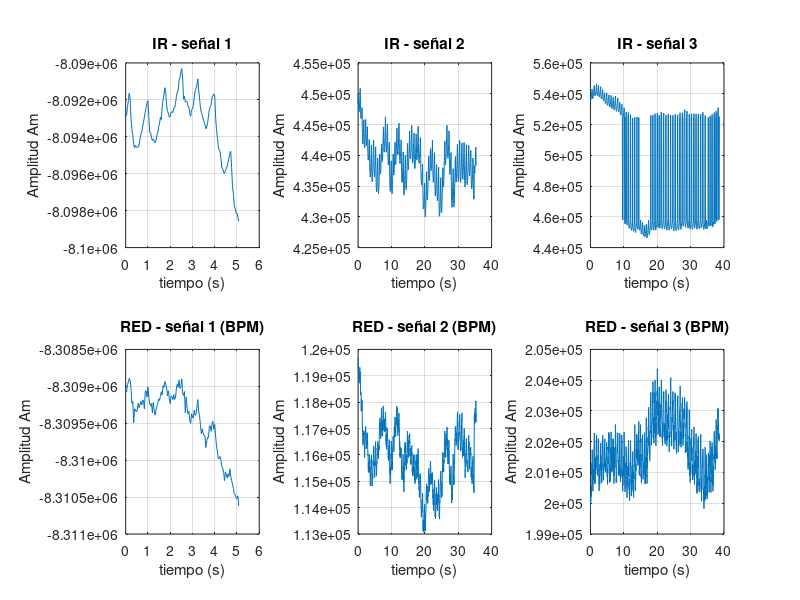
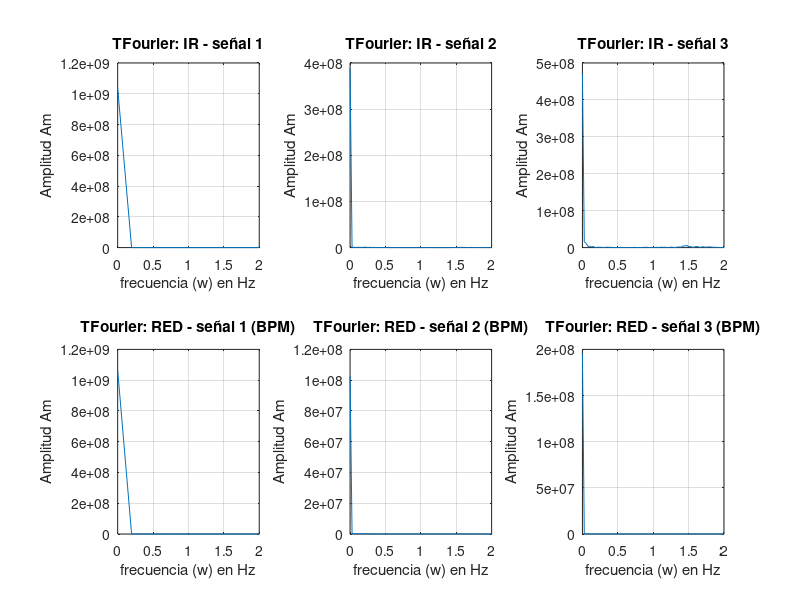

Here is the MATLAB script that generated these plots, in order:
%%%%%%%%%%%%%%% P5 de DSP's: "GEN... %%%%%%%%%%%%%%%%
%                                DE UNA ..."                   %
% Implementar un sistema ,
% sobre una señal.
%%%%%%%%%%%%%%%%%%%%%%%%%%%%%%%%%%%%%%%%%%%%%%%%%%%%%%%%%%%%%%%%%%%%%%%%%%%

clear all;
close all;

%%%%%%%%%%%%%%%%%%%%%%%%%%%%%%%%  DEFINES  %%%%%%%%%%%%%%%%%%%%%%%%%%%%%%%%

%%%%%%%%%%%%%%%%%%%%%%%%%%%%%%%%%%%%%%%%%%%%%%%%%%%%%%%%%%%%%%%%%%%%%%%%%%%



%%%%%%%%%%%%% Lectura de los  3 archivos .mat proporcionados %%%%%%%%%%%%%%  
%%%%%%%%%%%%%%    con sus 3 variables: fs,  x_ir  y  x_red  %%%%%%%%%%%%%%%
Struct_oxi1 = load('oxi1.mat');
Struct_oxi2 = load('oxi2.mat');
Struct_oxi3 = load('oxi3.mat');

Fs = Struct_oxi1.fs;
fprintf('Valor de frecuencia de muestreo: ');	disp(Fs);

sizeOxi1 = length(Struct_oxi1.x_ir);      % Es igual a: x_red
sizeOxi2 = length(Struct_oxi2.x_ir);      % Es igual a: x_red
sizeOxi3 = length(Struct_oxi3.x_ir);      % Es igual a: x_red

fprintf('Tamaño del arreglo Oxi1:  ');      disp(sizeOxi1);
fprintf('Tamaño del arreglo Oxi2:  ');      disp(sizeOxi2);
fprintf('Tamaño del arreglo Oxi3:  ');      disp(sizeOxi3);

step = 1/Fs;          % Paso de tiempo de 1/25Hz = 40ms
t1 = 0:step:(step*(sizeOxi1-1)); % Duración de n muestras en segundos: Oxi1
t2 = 0:step:(step*(sizeOxi2-1)); % Duración de n muestras en segundos: Oxi2
t3 = 0:step:(step*(sizeOxi3-1)); % Duración de n muestras en segundos: Oxi3
%%%%%%%%%%%%%%%%%%%%%%%%%%%%%%%%%%%%%%%%%%%%%%%%%%%%%%%%%%%%%%%%%%%%%%%%%%%



%%%%%%%%%%%%%%%%%%%%%%%% TRANSFORMADAS DE FOURIER %%%%%%%%%%%%%%%%%%%%%%%%%
nfft1 = sizeOxi1;         % el numero de puntos de la fft
step1_W = Fs/(nfft1-1); % frecuencia de muestreo / el numero de puntos de TF

% Construccion del vector de frecuencias para usar en plot()
dom1_W  = 0 : step1_W : Fs; % Escala de frecuencia en "Hz"

% Primero se obtiene la magnitud de la transformada de Fourier FFT; de
% manera que el largo de la FFT sea nfft 
X_ir1_w   = abs( fft(Struct_oxi1.x_ir, nfft1) );
X_red1_w  = abs( fft(Struct_oxi1.x_red,nfft1) );
% - - - - - - - - - - - - - - - - - - - - - - - - - - - - - - - - - - - - %
nfft2 = sizeOxi2;         % el numero de puntos de la fft
step2_W = Fs/(nfft2-1); % frecuencia de muestreo / el numero de puntos de TF

% Construccion del vector de frecuencias para usar en plot()
dom2_W  = 0 : step2_W : Fs; % Escala de frecuencia en "Hz"

% Primero se obtiene la magnitud de la transformada de Fourier FFT; de
% manera que el largo de la FFT sea nfft 
X_ir2_w   = abs( fft(Struct_oxi2.x_ir, nfft2) );
X_red2_w  = abs( fft(Struct_oxi2.x_red,nfft2) );
% - - - - - - - - - - - - - - - - - - - - - - - - - - - - - - - - - - - - %
nfft3 = sizeOxi3;         % el numero de puntos de la fft
step3_W = Fs/(nfft3-1); % frecuencia de muestreo / el numero de puntos de TF

% Construccion del vector de frecuencias para usar en plot()
dom3_W  = 0 : step3_W : Fs; % Escala de frecuencia en "Hz"

% Primero se obtiene la magnitud de la transformada de Fourier FFT; de
% manera que el largo de la FFT sea nfft 
X_ir3_w   = abs( fft(Struct_oxi3.x_ir, nfft3) );
X_red3_w  = abs( fft(Struct_oxi3.x_red,nfft3) );
%%%%%%%%%%%%%%%%%%%%%%%%%%%%%%%%%%%%%%%%%%%%%%%%%%%%%%%%%%%%%%%%%%%%%%%%%%%



%%%%%%%%%%%%%%%%%%%%%%%%%%%%%%%%%%%%%%%%%%%%%%%%%%%%%%%%%%%%%%%%%%%%%%%%%%%
% Se GRAFICA las salidas de cada uno de los 3 archivos originales
figure(1);  % Grafica de la señal orginal de cada archivo
subplot(2, 3, 1) % Varias Graficas (2 filas, 3 columnas, 1ra posición)
plot(t1,Struct_oxi1.x_ir)  % Señal original: Oxi1
title('IR - señal 1') % Titulo del gráfico
xlabel('tiempo (s)') % Nombre del eje X
ylabel('Amplitud Am')% Nombre del eje Y
grid on % Cuadrícula Activada

subplot(2, 3, 4) % Varias Graficas (2 filas, 3 columnas, 4ta posición)
plot(t1,Struct_oxi1.x_red)  % Señal original: Oxi1
title('RED - señal 1 (BPM)') % Titulo del gráfico
xlabel('tiempo (s)') % Nombre del eje X
ylabel('Amplitud Am')% Nombre del eje Y
grid on % Cuadrícula Activada

subplot(2, 3, 2) % Varias Graficas (2 filas, 3 columnas, 2da posición)
plot(t2,Struct_oxi2.x_ir)  % Señal original: Oxi2
title('IR - señal 2') % Titulo del gráfico
xlabel('tiempo (s)') % Nombre del eje X
ylabel('Amplitud Am')% Nombre del eje Y
grid on % Cuadrícula Activada

subplot(2, 3, 5) % Varias Graficas (2 filas, 3 columnas, 5ta posición)
plot(t2,Struct_oxi2.x_red)  % Señal original: Oxi2
title('RED - señal 2 (BPM)') % Titulo del gráfico
xlabel('tiempo (s)') % Nombre del eje X
ylabel('Amplitud Am')% Nombre del eje Y
grid on % Cuadrícula Activada

subplot(2, 3, 3) % Varias Graficas (2 filas, 3 columnas, 3ra posición)
plot(t3,Struct_oxi3.x_ir)  % Señal original: Oxi3
title('IR - señal 3') % Titulo del gráfico
xlabel('tiempo (s)') % Nombre del eje X
ylabel('Amplitud Am')% Nombre del eje Y
grid on % Cuadrícula Activada

subplot(2, 3, 6) % Varias Graficas (2 filas, 3 columnas, 6ta posición)
plot(t3,Struct_oxi3.x_red)  % Señal original: Oxi3
title('RED - señal 3 (BPM)') % Titulo del gráfico
xlabel('tiempo (s)') % Nombre del eje X
ylabel('Amplitud Am')% Nombre del eje Y
grid on % Cuadrícula Activada
% - - - - - - - - - - - - - - - - - - - - - - - - - - - - - - - - - - - - %
% Se GRAFICA las TF para cada uno de los 3 archivos originales
figure(2);  % TF de cada señal de cada archivo
subplot(2, 3, 1) % Varias Graficas (2 filas, 3 columnas, 1ra posición)
plot(dom1_W,X_ir1_w)  % Señal original: Oxi1
xlim([0 2])  % Para hecer un zoom al espectro, ver los armonicos y la f0
title('TFourier: IR - señal 1') % Titulo del gráfico
xlabel('frecuencia (w) en Hz') % Nombre del eje X
ylabel('Amplitud Am')          % Nombre del eje Y
grid on % Cuadrícula Activada

subplot(2, 3, 4) % Varias Graficas (2 filas, 3 columnas, 4ta posición)
plot(dom1_W,X_red1_w)  % Señal original: Oxi1
xlim([0 2])  % Para hecer un zoom al espectro, ver los armonicos y la f0
title('TFourier: RED - señal 1 (BPM)') % Titulo del gráfico
xlabel('frecuencia (w) en Hz') % Nombre del eje X
ylabel('Amplitud Am')          % Nombre del eje Y
grid on % Cuadrícula Activada

subplot(2, 3, 2) % Varias Graficas (2 filas, 3 columnas, 2da posición)
plot(dom2_W,X_ir2_w)  % Señal original: Oxi2
xlim([0 2])  % Para hecer un zoom al espectro, ver los armonicos y la f0
title('TFourier: IR - señal 2') % Titulo del gráfico
xlabel('frecuencia (w) en Hz') % Nombre del eje X
ylabel('Amplitud Am')          % Nombre del eje Y
grid on % Cuadrícula Activada

subplot(2, 3, 5) % Varias Graficas (2 filas, 3 columnas, 5ta posición)
plot(dom2_W,X_red2_w)  % Señal original: Oxi2
xlim([0 2])  % Para hecer un zoom al espectro, ver los armonicos y la f0
title('TFourier: RED - señal 2 (BPM)') % Titulo del gráfico
xlabel('frecuencia (w) en Hz') % Nombre del eje X
ylabel('Amplitud Am')          % Nombre del eje Y
grid on % Cuadrícula Activada

subplot(2, 3, 3) % Varias Graficas (2 filas, 3 columnas, 3ra posición)
plot(dom3_W,X_ir3_w)  % Señal original: Oxi3
xlim([0 2])  % Para hecer un zoom al espectro, ver los armonicos y la f0
title('TFourier: IR - señal 3') % Titulo del gráfico
xlabel('frecuencia (w) en Hz') % Nombre del eje X
ylabel('Amplitud Am')          % Nombre del eje Y
grid on % Cuadrícula Activada

subplot(2, 3, 6) % Varias Graficas (2 filas, 3 columnas, 6ta posición)
plot(dom3_W,X_red3_w)  % Señal original: Oxi3
xlim([0 2])  % Para hecer un zoom al espectro, ver los armonicos y la f0
title('TFourier: RED - señal 3 (BPM)') % Titulo del gráfico
xlabel('frecuencia (w) en Hz') % Nombre del eje X
ylabel('Amplitud Am')          % Nombre del eje Y
grid on % Cuadrícula Activada
%%%%%%%%%%%%%%%%%%%%%%%%%%%%%%%%%%%%%%%%%%%%%%%%%%%%%%%%%%%%%%%%%%%%%%%%%%%
